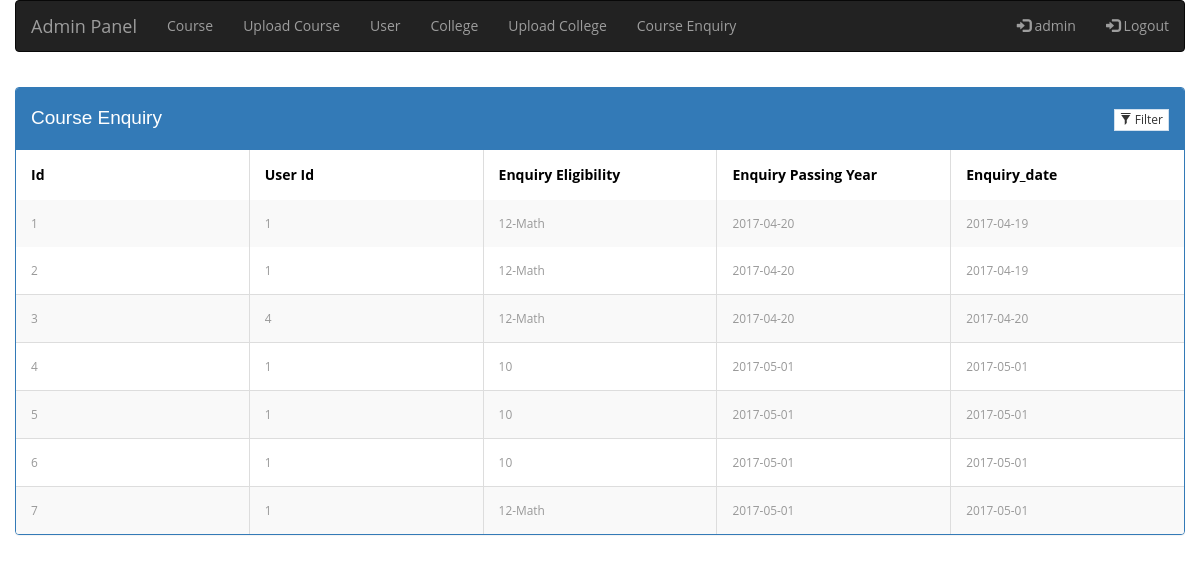
Page /admin/course-enquiry.php (signed in) on the committed database.
### tables this page shows
CREATE TABLE IF NOT EXISTS `course_enquiry` (
  `enquiry_id` int(10) NOT NULL,
  `enquiry_user_id` int(10) NOT NULL,
  `enquiry_eligibility` varchar(50) NOT NULL,
  `enquiry_passing_year` date NOT NULL,
  `enquiry_date` date NOT NULL
);

### admin/course-enquiry.php (the view, shortened to what this page needs)
<?php
include('../connect.php');
?>
<!DOCTYPE html>
<html lang="en">
<head>
<link href="css/bootstrap.css" rel="stylesheet" type="text/css" media="all" />
<link href="css/style.css" rel="stylesheet" type="text/css" media="all" />
</head>
<body>
        <?php include('admin_header.php'); ?>
 <div class="container">
    <div class="row">
        <div class="panel panel-primary filterable">
            <div class="panel-heading">
                <h3 class="panel-title">Course Enquiry</h3>
                <div class="pull-right">
                    <button class="btn btn-default btn-xs btn-filter"><span class="glyphicon glyphicon-filter"></span> Filter</button>
                </div>
            </div>
            <table class="table table-bordered table-striped">
                <thead>
                    <tr class="filters">
                        <th><input type="text" class="form-control" placeholder="Id" disabled></th>
                        <th><input type="text" class="form-control" placeholder="User Id" disabled></th>
                        <th><input type="text" class="form-control" placeholder="Enquiry Eligibility" disabled></th>
                        <th><input type="text" class="form-control" placeholder="Enquiry Passing Year" disabled></th>
                        <th><input type="text" class="form-control" placeholder="Enquiry_date" disabled></th>
                    </tr>
                </thead>
                <tbody>
                <?php
				$query=mysqli_query($con," select * from course_enquiry");
				while ($row=mysqli_fetch_array($query)){
                   echo ' <tr>
                        <td>'.$row['enquiry_id'].'</td>
                        <td>'.$row['enquiry_user_id'].'</td>
                        <td>'.$row['enquiry_eligibility'].'</td>
                        <td>'.$row['enquiry_passing_year'].'</td>
						<td>'.$row['enquiry_date'].'</td>
                    </tr>';
				}
					?>
                </tbody>
            </table>
        </div>
    </div>
</div>
</body>
</html>

### admin/course-enquiry.php (style rules this page uses)
.filterable { margin-top: 15px; }
.filterable .panel-heading .pull-right { margin-top: -20px; }
.filterable .filters input[disabled] { background-color: transparent; border: none; cursor: auto; box-shadow: none; padding: 0; height: auto; }

### rows in the picture
course_enquiry: enquiry_id "1", enquiry_user "1", enquiry_eligibility "12-Math", enquiry_passing_year "2017-04-20", enquiry_date "2017-04-19"
course_enquiry: enquiry_id "2", enquiry_user "1", enquiry_eligibility "12-Math", enquiry_passing_year "2017-04-20", enquiry_date "2017-04-19"
course_enquiry: enquiry_id "3", enquiry_user "4", enquiry_eligibility "12-Math", enquiry_passing_year "2017-04-20", enquiry_date "2017-04-20"
course_enquiry: enquiry_id "4", enquiry_user "1", enquiry_eligibility "10", enquiry_passing_year "2017-05-01", enquiry_date "2017-05-01"
course_enquiry: enquiry_id "5", enquiry_user "1", enquiry_eligibility "10", enquiry_passing_year "2017-05-01", enquiry_date "2017-05-01"
course_enquiry: enquiry_id "6", enquiry_user "1", enquiry_eligibility "10", enquiry_passing_year "2017-05-01", enquiry_date "2017-05-01"
course_enquiry: enquiry_id "7", enquiry_user "1", enquiry_eligibility "12-Math", enquiry_passing_year "2017-05-01", enquiry_date "2017-05-01"

### other values in the picture
$_SESSION['name'] "admin"
